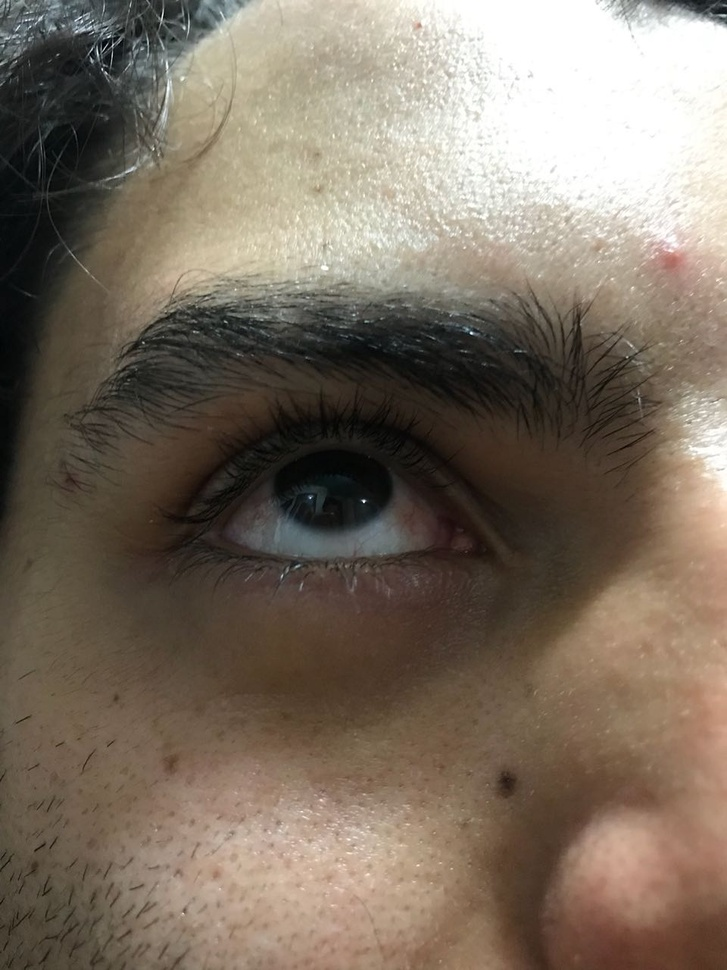
#> input picture arriba.jpeg, 727 x 970 px, shrunk from 960 x 1280 before the run
$ python pupil-tracker.py
#> lines starting #> are read from the running program, lines starting #| are printed output that depends on the picture; after the words box and inside, x2 and y2 are one past the last pixel; in counts of white or black regions, pixels touching at a corner belong together
# coding=utf-8
'''
 * pupil-tracker.py
 * @brief Programa para detectar la posicion de la pupila en el ojo
 *
 * @details Este programa utiliza la biblioteca OpenCv version 2 para la realizacion de operaciones
 *          sobre la imagenes. Pasos de ejecucion del programa. Ademas utiliza numpy la cual es una
 *          biblioteca que se utiliza para realizar operaciones matematicas complejas.
 *
 *          Codigo basado en:
 *          1- https://docs.opencv.org/3.0-beta/doc/py_tutorials/py_imgproc/py_colorspaces/py_colorspaces.html
 *          2- https://gist.github.com/edfungus/67c14af0d5afaae5b18c
 *
 *
 *          Pasos del algoritmo:
 *          1. En este caso el programa se encarga de cargar una imagen especifica en escala de grises
 *          2. Se hace una copia de esta imagen para mantener la imagen original intacta
 *          3. Se le aplica a la imagen original mediaBlur, funcion de OpenCv a la imagen descrita anteriormente, para asi
 *             poder eliminar el ruido de la imagen.
 *          4.
 *
 *
 * @author LuisDiego Delgado Alfaro <>
 * @author JuanDiego Delgado Vargas <>
 * @author JeanCarlos Gonzales Hernandez <>
 * @author Mariana Guerrero Jimenez <>
 * @author Jairo Mendez Martinez <jairomendezmartinez@gmail.com>
 * @date 16-07-2018

'''

import cv2
import numpy as np

'''
 * @brief funcion que detecta la pupila
 *
 * @param imageName:parametro tipo string simple (''), el cual describe el nombre de la imagen a procesar
 * ejemplo de ejecucion: pupilDetect('myImage.jpg')
 * @return void
'''
def pupilDetect(pImageName):
#> called with pImageName = 'arriba.jpeg'
    imageToTrack = cv2.imread(pImageName,0) #open image to track
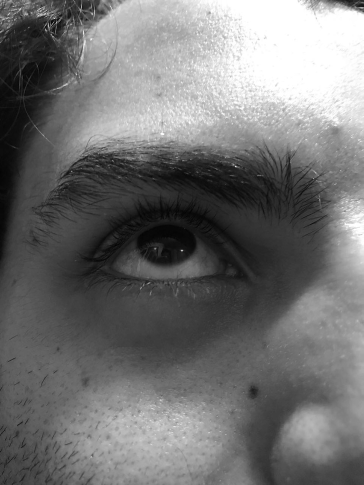
#> imageToTrack: shape (970, 727) (shown at 1/2 size); min 0, max 255, mean 113.8

    backUpImage = imageToTrack.copy() #made a backup of the image

    imageToTrack = cv2.medianBlur(imageToTrack, 49) #apply the medianBlur function to the image to process
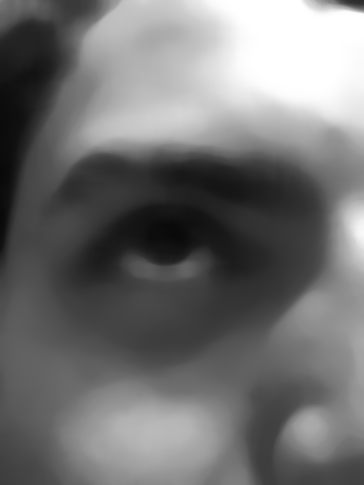
#> imageToTrack: shape (970, 727) (shown at 1/2 size); min 8, max 255, mean 113.7

    #This method usually increases the global contrast of many images, especially
    # when the usable data of the image is represented by close contrast values.
    # Through this adjustment,the intensities can be better distributed on the histogram.
    imageToTrack =cv2.equalizeHist(imageToTrack) # do the equalizeHist
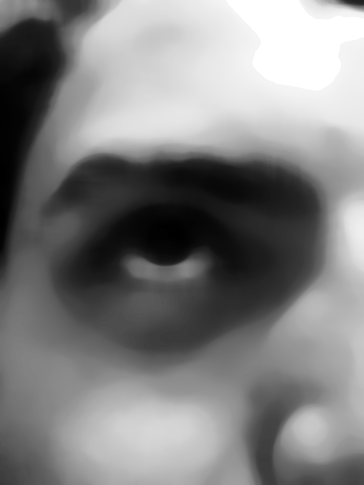
#> imageToTrack: shape (970, 727) (shown at 1/2 size); min 0, max 255, mean 128.3

    #aplicar filtro de blanco y negro a la imagen
    ret, imageToTrack = cv2.threshold(imageToTrack,0,255,cv2.THRESH_BINARY)
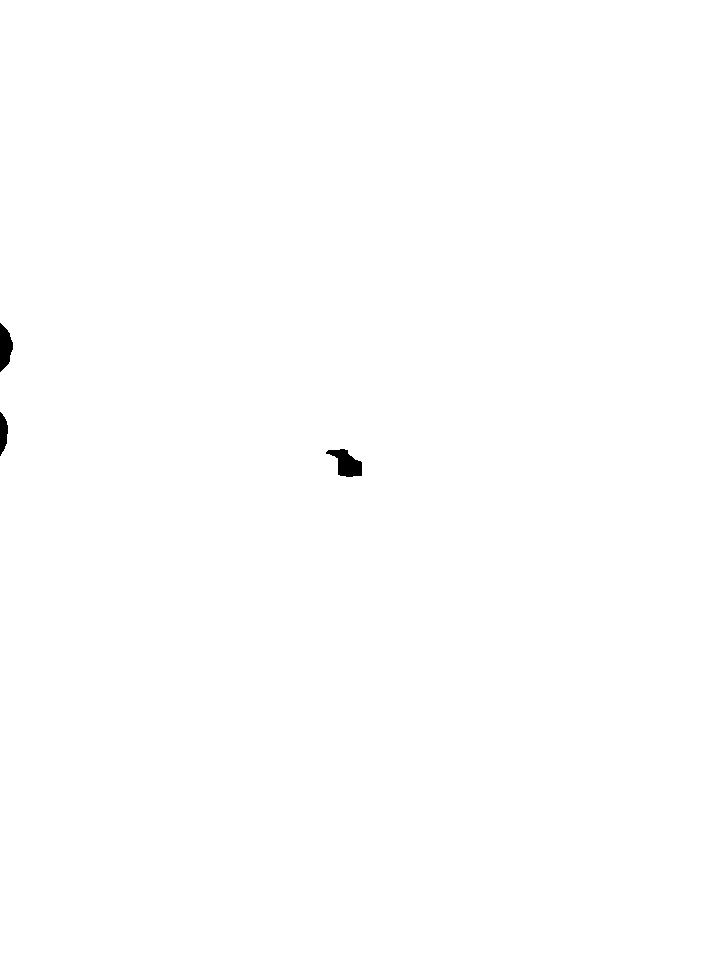
#> imageToTrack: shape (970, 727); 99.8% white; 3 black regions

    threshold = cv2.inRange(imageToTrack,250,255)     #get the blobs

    contours = cv2.findContours(threshold,cv2.RETR_LIST,cv2.CHAIN_APPROX_SIMPLE)[1]
#> contours = 2 contours; box (x1, y1, x2, y2) and area: (0, 0, 727, 970) 702810, (325, 448, 363, 478) 630

    if len(contours) >= 2:
        #find biggest blob
        maxArea = 0
        MAindex = 0         #to get the unwanted frame
        distanceX = []      #delete the left most (for right eye)
        currentIndex = 0
        for cnt in contours:
            area = cv2.contourArea(cnt)
            center = cv2.moments(cnt)
            if (center['m00'] !=0 ): # Evita la división por cero
                cx,cy = int(center['m10']/center['m00']), int(center['m01']/center['m00'])
                distanceX.append(cx)
            if area > maxArea:
                maxArea = area
                MAindex = currentIndex
            currentIndex = currentIndex + 1
#> this loop made 2 passes
#> (area, cx, cy, maxArea, MAindex, currentIndex) on passes 1 to 2: (630.5, 346, 463, 630.5, 0, 1), (702810, 363, 484, 702810, 1, 2)
#> after the loop, MAindex = 1; currentIndex = 2; distanceX = [346, 363]; maxArea = 702810

        del contours[MAindex]       #remove the picture frame contour
        del distanceX[MAindex]

    if len(contours) >= 2:      #delete the left most blob for right eye
        edgeOfEye = distanceX.index(max(distanceX))
        del contours[edgeOfEye]
        del distanceX[edgeOfEye]

    if len(contours) >= 1:      #get largest blob
        maxArea = 0
        for cnt in contours:
            area = cv2.contourArea(cnt)
            if area > maxArea:
                maxArea = area
                largeBlob = cnt
#> this loop made 1 pass
#> (area, maxArea) on pass 1: (630.5, 630.5)
#> after the loop, largeBlob = contour of 35 points, box (x1, y1, x2, y2) (325, 448, 363, 478), area 630; maxArea = 630.5

    if len(largeBlob) > 0:
        center = cv2.moments(largeBlob)
#> center = moments, m00 630.5, centre m10/m00, m01/m00 = (346.2, 463.1)
        if (center['m00']) != 0: # Se agrega un if para evitar division por cero
            cx,cy = int(center['m10']/center['m00']), int(center['m01']/center['m00'])
#> cx = 346; cy = 463
            print(cx,cy)
#| 346 463
            cv2.circle(backUpImage,(cx,cy),10,255,-1)
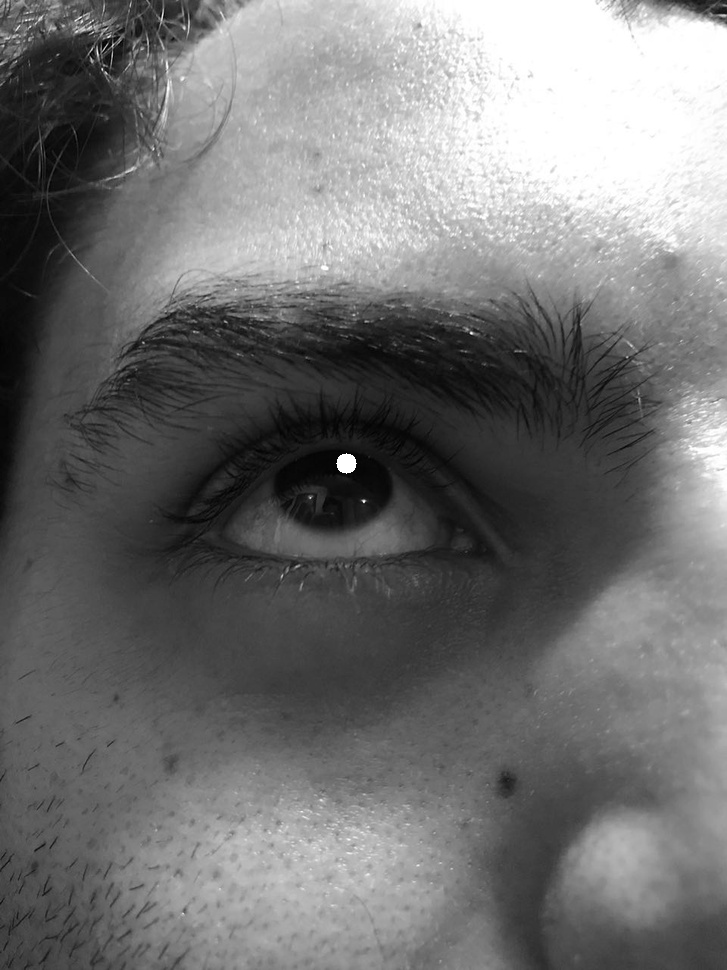
#> backUpImage: shape (970, 727); 0.04% of pixels changed, all inside (x1, y1, x2, y2) = (336, 453, 357, 474)


    #print("x: ", cx, " y: ", cy)
    #show picture
    cv2.imshow('Result',backUpImage)
    cv2.waitKey(0)
    cv2.destroyAllWindows()


pupilDetect('arriba.jpeg')

$ run again, with abajo.jpeg copied over arriba.jpeg
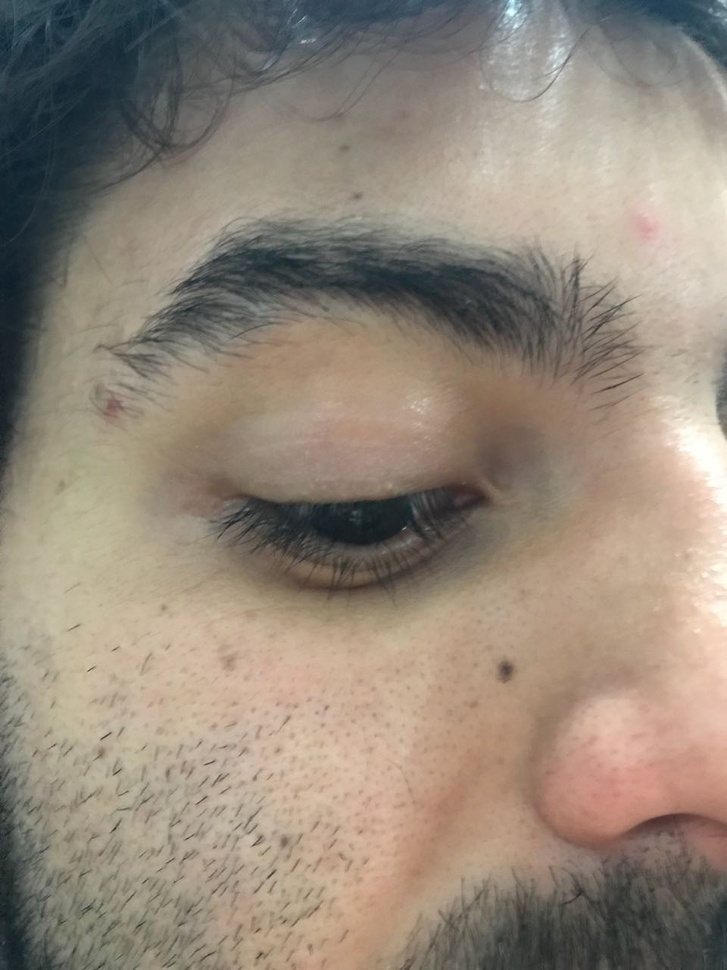
#> input picture abajo.jpeg, 727 x 970 px, shrunk from 960 x 1280 before the run
#> in pupilDetect, `imageToTrack =cv2.equalizeHist(imageToTrack)`:
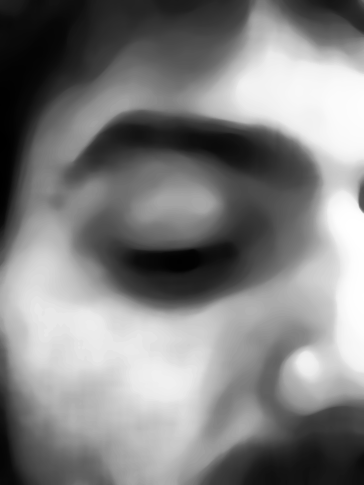
#> imageToTrack: shape (970, 727) (shown at 1/2 size); min 0, max 255, mean 128.4
#> contours = 1 contour; box (x1, y1, x2, y2) and area: (0, 0, 727, 970) 702878
#> the loop in pupilDetect, `for cnt in contours:` made 1 pass
#> (area, maxArea) on pass 1: (702878.5, 702878.5)
#> after the loop in pupilDetect, `for cnt in contours:`: largeBlob = contour of 56 points, box (x1, y1, x2, y2) (0, 0, 727, 970), area 702878; maxArea = 702878.5
#> center = moments, m00 702878.5, centre m10/m00, m01/m00 = (363.3, 484.7)
#> cx = 363; cy = 484
#| 363 484
#> in pupilDetect, `cv2.circle(backUpImage,(cx,cy),10,255,-1)`:
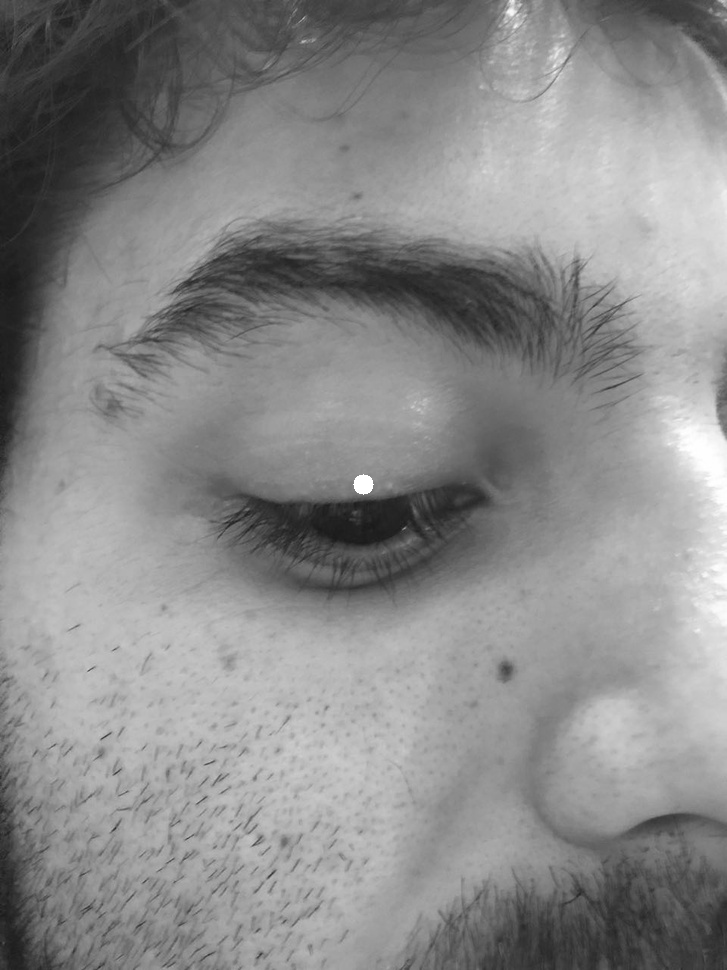
#> backUpImage: shape (970, 727); min 25, max 255, mean 137.4

$ run again, with centro.jpeg copied over arriba.jpeg
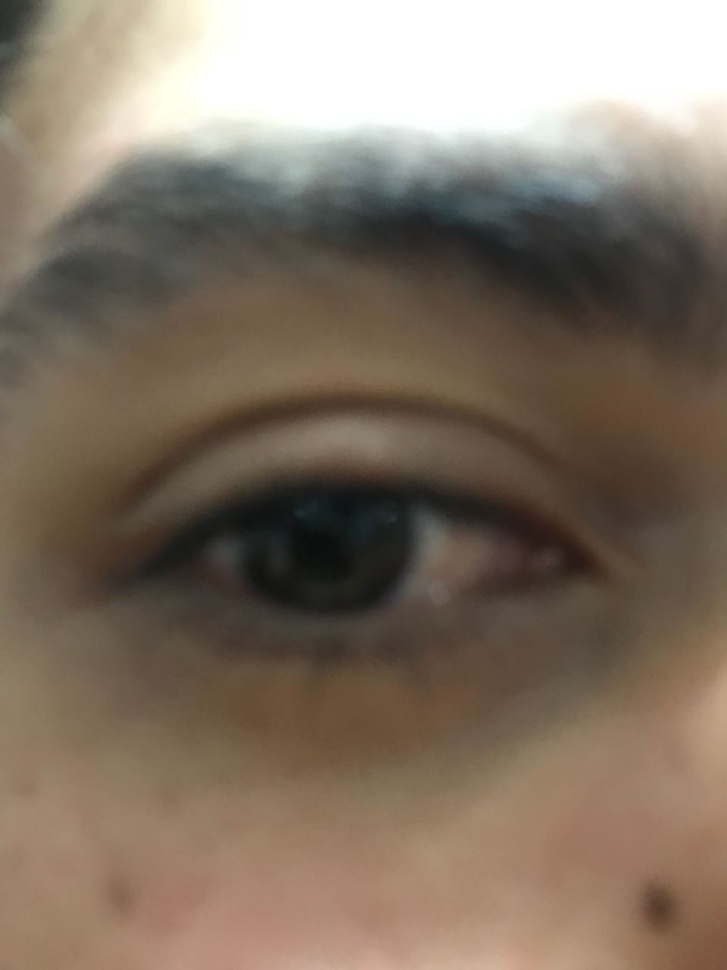
#> input picture centro.jpeg, 727 x 970 px, shrunk from 960 x 1280 before the run
#> in pupilDetect, `ret, imageToTrack = cv2.threshold(imageToTrack,0,255,cv2.THRESH_BINARY)`:
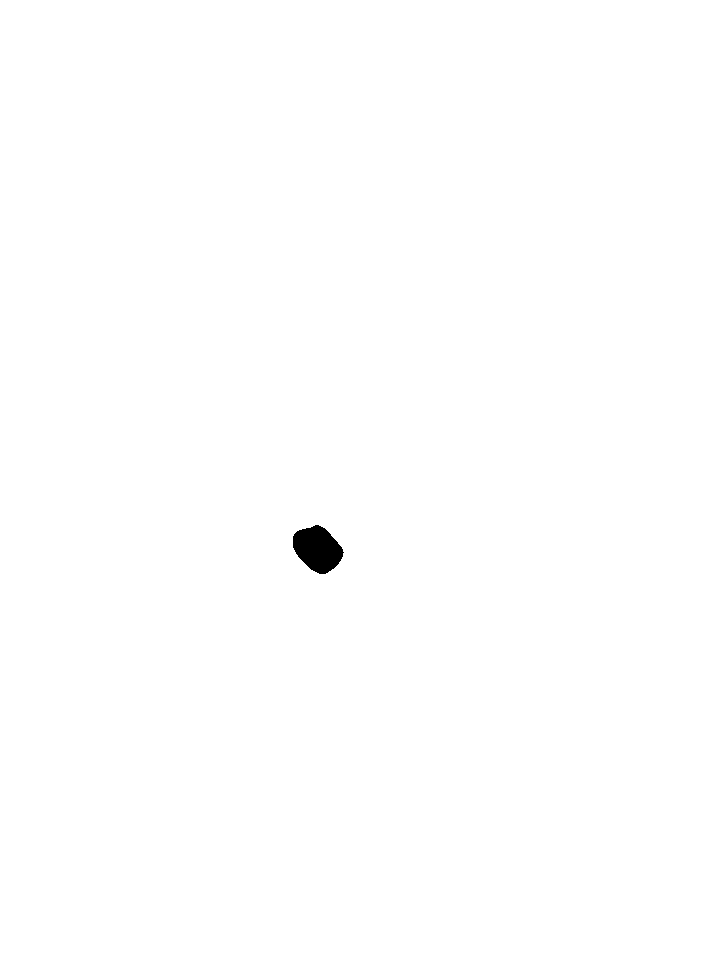
#> imageToTrack: shape (970, 727); 99.8% white; 1 black region
#> contours = 2 contours; box (x1, y1, x2, y2) and area: (0, 0, 727, 970) 703494, (292, 524, 345, 575) 1766
#> the loop in pupilDetect, `for cnt in contours:` made 2 passes
#> (cnt, area, cx, cy, maxArea, MAindex, currentIndex) on pass 2: ([[0, 0], [0, 969], [726, 969], [726, 0]], 703494, 363, 484, 703494, 1, 2)
#> after the loop in pupilDetect, `for cnt in contours:`: MAindex = 1; currentIndex = 2; distanceX = [317, 363]; maxArea = 703494
#> the loop in pupilDetect, `for cnt in contours:` made 1 pass
#> (area, maxArea) on pass 1: (1766.5, 1766.5)
#> after the loop in pupilDetect, `for cnt in contours:`: largeBlob = contour of 65 points, box (x1, y1, x2, y2) (292, 524, 345, 575), area 1766; maxArea = 1766.5
#> center = moments, m00 1766.5, centre m10/m00, m01/m00 = (317.2, 548.7)
#> in pupilDetect, `cx,cy = int(center['m10']/center['m00']), int(center['m01']/center['m0..`: cx = 317; cy = 548
#| 317 548
#> in pupilDetect, `cv2.circle(backUpImage,(cx,cy),10,255,-1)`:
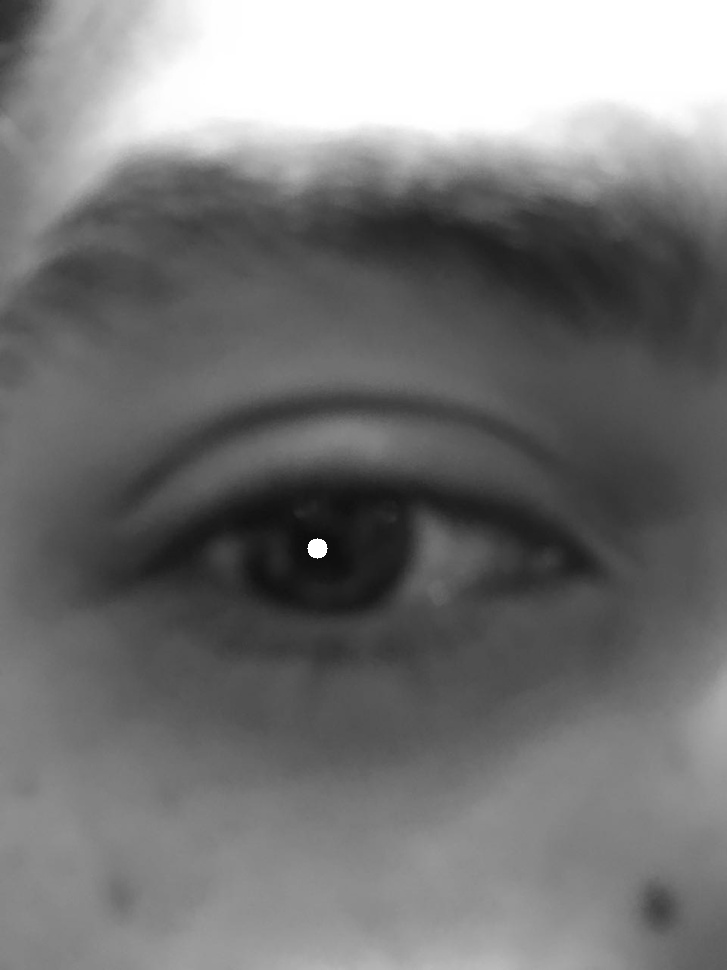
#> backUpImage: shape (970, 727); min 13, max 255, mean 118.1
